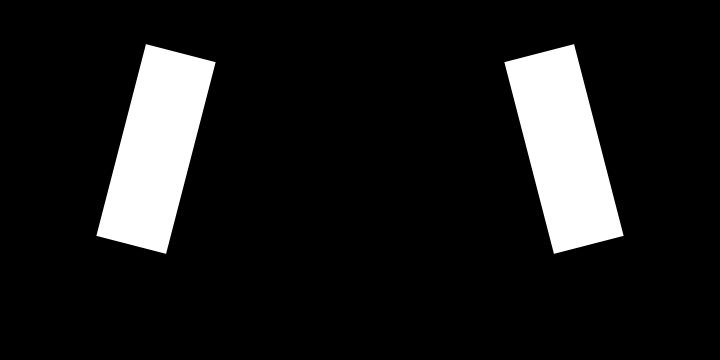
#> input picture 2019_vision_sample.png, 1440 x 720 px (shown at 1/2 size)
$ python frc.py
#> lines starting #> are read from the running program, lines starting #| are printed output that depends on the picture; after the words box and inside, x2 and y2 are one past the last pixel; in counts of white or black regions, pixels touching at a corner belong together; long printed decimals are rounded
### constants.py
import os
import math

import cv2
import numpy as np


def _rot_mat(rad):
    return np.array([
        [math.cos(rad), -math.sin(rad)],
        [math.sin(rad), math.cos(rad)]
    ])

# [12 lines left out: function linear_interpolate, not called in this run]


# autogen_images folder
AUTOGEN_IMAGE_FOLDER = "./autogen_images"
"""Location of all of the autogenerated images of the vision target"""

AUTOGEN_FORMAT_STRING = os.path.join(AUTOGEN_IMAGE_FOLDER, "2019_vision_angle_{0:0.2f}.png")
"""Format string to get an image of the vision target when it is at an angle to the optical axis"""

# Calibration file info
BLENDER_CALIBRATION_INFO_LOCATION = "./blender_calib_info.pickle"
"""
The location of the pickled CalibrationResults that contains the calibration information for the blender camera.
It is used for processing the autogen images.
"""

# Vision tape dimensions
VISION_TAPE_LENGTH_IN = 5.5
"""Length of the vision tape (inches)"""

VISION_TAPE_LENGTH_FT = VISION_TAPE_LENGTH_IN / 12
"""Length of the vision tape (feet)"""

VISION_TAPE_WIDTH_IN = 2
"""Width of the vision tape (inches)"""

VISION_TAPE_WIDTH_FT = 2 / 12
"""Width of the vision tape (feet)"""

# Vision tape angles
VISION_TAPE_ANGLE_FROM_VERT_DEG = 14.5
"""Angle between the vision tape and the vertical axis (degrees)"""

VISION_TAPE_ANGLE_FROM_VERT_RAD = math.radians(VISION_TAPE_ANGLE_FROM_VERT_DEG)
"""Angle between the vision tape and the vertical axis (radians)"""

VISION_TAPE_ANGLE_FROM_HORIZONTAL_DEG = 90 - VISION_TAPE_ANGLE_FROM_VERT_DEG
"""Angle between the vision tape and the horizontal axis (degrees)"""

VISION_TAPE_ANGLE_FROM_HORIZONTAL_RAD = math.radians(VISION_TAPE_ANGLE_FROM_HORIZONTAL_DEG)
"""Angle between the vision tape and the horizontal axis (radians)"""

# Vision tape relative geometry
VISION_TAPE_MIN_SEPARATION_IN = 8
"""Distance between the two pieces of vision tape at their closest point (inches)"""

VISION_TAPE_MIN_SEPARATION_FT = VISION_TAPE_MIN_SEPARATION_IN / 12
"""Distance between the two pieces of vision tape at their closest point (feet)"""

VISION_TAPE_TOP_SEPARATION_IN = 2 * VISION_TAPE_WIDTH_IN * math.sin(VISION_TAPE_ANGLE_FROM_HORIZONTAL_RAD) + \
                                VISION_TAPE_MIN_SEPARATION_IN
"""Distance between the top point on the left rectangle and the top point on the right rectangle (inches)"""

VISION_TAPE_TOP_SEPARATION_FT = VISION_TAPE_TOP_SEPARATION_IN / 12
"""Distance between the top point on the left rectangle and the top point on the right rectangle (feet)"""

VISION_TAPE_BOTTOM_SEPARATION_IN = 2 * VISION_TAPE_LENGTH_IN * math.sin(VISION_TAPE_ANGLE_FROM_VERT_RAD) + \
                                   VISION_TAPE_MIN_SEPARATION_IN
"""Distance between the bottom point on the left rectangle and the bottom point on the right rectangle (inches)"""

VISION_TAPE_BOTTOM_SEPARATION_FT = VISION_TAPE_BOTTOM_SEPARATION_IN / 12
"""Distance between the bottom point on the left rectangle and the bottom point on the right rectangle (feet)"""

VISION_TAPE_ROTATED_HEIGHT_FT = np.matmul(_rot_mat(-VISION_TAPE_ANGLE_FROM_VERT_RAD),
                                          np.array([VISION_TAPE_WIDTH_FT, -VISION_TAPE_LENGTH_FT]))[1]

VISION_TAPE_ROTATED_WIDTH_FT = np.matmul(_rot_mat(-VISION_TAPE_ANGLE_FROM_VERT_RAD),
                                         np.array([VISION_TAPE_WIDTH_FT, VISION_TAPE_LENGTH_FT]))[0]

CENTER_LOC_FT = np.array([VISION_TAPE_TOP_SEPARATION_FT / 2, VISION_TAPE_ROTATED_HEIGHT_FT / 2])

# Vision tape coordinates
TOP_LEFT_LOCATION_FT = np.array([0, 0])
"""The location of the top point on the left rectangle in feet. Used in cv2.solvePnP"""

BOTTOM_LEFT_LOCATION_FT = np.array([0, -VISION_TAPE_LENGTH_FT])
"""The location of the bottom point on the left rectangle in feet. Used in cv2.solvePnP"""

TOP_RIGHT_LOCATION_FT = np.array([VISION_TAPE_WIDTH_FT, 0])
"""The location of the top point on the right rectangle in feet. Used in cv2.solvePnP"""

BOTTOM_RIGHT_LOCATION_FT = np.array([VISION_TAPE_WIDTH_FT, -VISION_TAPE_LENGTH_FT])
"""The location of the bottom point on the right rectangle in feet. Used in cv2.solvePnP"""

_two_to_three = np.array([
    [1, 0],
    [0, 1],
    [0, 0]
])

_reflect_across_y_axis = np.array([
    [-1, 0, 0],
    [0, 1, 0],
    [0, 0, 0]
])

# [23 lines left out: functions tape_corners_to_obj_points, line_intersect, not called in this run]


VISION_TAPE_OBJECT_POINTS_LEFT_SIDE = np.array([
    np.matmul(_two_to_three, np.matmul(_rot_mat(-VISION_TAPE_ANGLE_FROM_VERT_RAD), TOP_LEFT_LOCATION_FT)),
    np.matmul(_two_to_three, np.matmul(_rot_mat(-VISION_TAPE_ANGLE_FROM_VERT_RAD), TOP_RIGHT_LOCATION_FT)),
    np.matmul(_two_to_three, np.matmul(_rot_mat(-VISION_TAPE_ANGLE_FROM_VERT_RAD), BOTTOM_LEFT_LOCATION_FT)),
    np.matmul(_two_to_three, np.matmul(_rot_mat(-VISION_TAPE_ANGLE_FROM_VERT_RAD), BOTTOM_RIGHT_LOCATION_FT))
])
"""Parameter to cv2.solvePnP and cv2.solvePnPRansac"""

print(VISION_TAPE_OBJECT_POINTS_LEFT_SIDE * 12)
VISION_TAPE_OBJECT_POINTS_RIGHT_SIDE = np.array([
    np.matmul(_reflect_across_y_axis, objp) for objp in VISION_TAPE_OBJECT_POINTS_LEFT_SIDE
])
"""Parameter to cv2.solvePnP and cv2.solvePnPRansac"""

CAMERA_ID = int(os.getenv("V19_CAMERA_ID") or 0)
"""The id of the camera"""

PORT = int(os.getenv("V19_PORT") or 5800)
"""The port to send data over"""

CALIBRATION_FILE_LOCATION = os.getenv("V19_CALIBRATION_FILE_LOCATION") or "prod_camera_calib.pickle"
"""The path to the pickle containing the calibration information"""


SUBPIXEL_CRITERIA = (cv2.TERM_CRITERIA_EPS + cv2.TERM_CRITERIA_MAX_ITER, 30, 0.001)

### frc.py
import math

import cv2
import numpy as np
import scipy.ndimage
import scipy.optimize
import os
import constants
import pipeline

AUTOGEN_IMAGE_FOLDER = "./autogen_images"

# REAL_HEIGHT_FT = (5.5 * math.sin(math.radians(75.5)) + 2 * math.sin(math.radians(14.5))) / 12.0

VISION_TAPE_LENGTH_IN = 5.5
VISION_TAPE_LENGTH_FT = VISION_TAPE_LENGTH_IN / 12

VISION_TAPE_WIDTH_IN = 2
VISION_TAPE_WIDTH_FT = 2 / 12

VISION_TAPE_MIN_SEPARATION_IN = 8
VISION_TAPE_MIN_SEPARATION_FT = VISION_TAPE_MIN_SEPARATION_IN / 12

VISION_TAPE_ANGLE_FROM_VERT_DEG = 14.5
VISION_TAPE_ANGLE_FROM_VERT_RAD = math.radians(VISION_TAPE_ANGLE_FROM_VERT_DEG)

VISION_TAPE_ANGLE_FROM_HORIZONTAL_DEG = 90 - VISION_TAPE_ANGLE_FROM_VERT_DEG
VISION_TAPE_ANGLE_FROM_HORIZONTAL_RAD = math.radians(VISION_TAPE_ANGLE_FROM_HORIZONTAL_DEG)

REAL_HEIGHT_FT = VISION_TAPE_LENGTH_FT * math.sin(VISION_TAPE_ANGLE_FROM_HORIZONTAL_RAD)
TOP_WIDTH_FT = (2 * VISION_TAPE_WIDTH_FT * math.sin(VISION_TAPE_ANGLE_FROM_HORIZONTAL_RAD) + VISION_TAPE_MIN_SEPARATION_FT)

BOTTOM_WIDTH_FT = (2 * VISION_TAPE_LENGTH_FT * math.sin(VISION_TAPE_ANGLE_FROM_VERT_RAD) + VISION_TAPE_MIN_SEPARATION_FT)

MID_WIDTH_FT = (TOP_WIDTH_FT + BOTTOM_WIDTH_FT) / 2

# Distance from top left corner to bottom right corner
DIAG_WIDTH_FT = np.linalg.norm(
    np.array([BOTTOM_WIDTH_FT, 0]) +
    np.array([VISION_TAPE_WIDTH_FT * math.cos(VISION_TAPE_ANGLE_FROM_VERT_RAD), VISION_TAPE_WIDTH_FT * math.sin(VISION_TAPE_ANGLE_FROM_VERT_RAD)]) +
    np.array([-VISION_TAPE_LENGTH_FT * math.sin(math.radians(VISION_TAPE_ANGLE_FROM_VERT_DEG)), VISION_TAPE_LENGTH_FT * math.cos(VISION_TAPE_ANGLE_FROM_VERT_RAD)])
)


# The focal length of the camera in Blender (used to create autogen_images).
# Calculated with https://www.pyimagesearch.com/2015/01/19/find-distance-camera-objectmarker-using-python-opencv/
BLENDER_FLEN_PIXELS = 800.6028523694872235460223543952119609884957052979378391303  # (211 * 1.83283) / REAL_HEIGHT_FT

BLENDER_FLEN_MM = 35

BLENDER_SENSOR_WIDTH_MM = 32
BLENDER_SENSOR_WIDTH_FT = BLENDER_SENSOR_WIDTH_MM * 0.00328084

BLENDER_SENSOR_HEIGHT_MM = 18
BLENDER_SENSOR_HEIGHT_FT = BLENDER_SENSOR_HEIGHT_MM * 0.00328084

BLENDER_FLEN_FT = BLENDER_FLEN_MM * 0.00328084

BLENDER_PIXEL_WIDTH = 1440
BLENDER_PIXEL_HEIGHT = 720


# [23 lines left out: functions get_dist_ft, estimate_angle_deg, not called in this run]


def harris_test():
    """
    harris is an algorithm to detect corners. However, we decided to use contours, instead.
    :return:
    """
    base_image = cv2.imread("./2019_vision_sample.png")  # TODO: fix
#> base_image is the input picture: shape (720, 1440, 3); min 0, max 255, mean 28

    base_img_gray = cv2.cvtColor(base_image, cv2.COLOR_BGR2GRAY)
    print("base img shape", base_img_gray.shape)
#| base img shape (720, 1440)
    dst = cv2.cornerHarris(src=base_img_gray, blockSize=2, ksize=3, k=0.15)
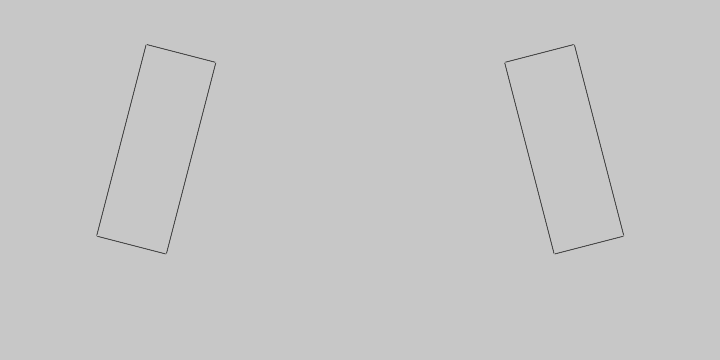
#> dst: shape (720, 1440) float32 (shown at 1/2 size); min -0.115, max 0.0322, mean -0.00032; drawn with min black and max white
    harrisy = np.zeros(dst.shape)
    print(harrisy.shape)
#| (720, 1440)

    print(np.transpose(np.where(dst > 0.01 * dst.max())))
#| [[  90  293]
#|  [  90 1147]
#|  [ 125  430]
#|  [ 125 1010]
#|  [ 471  194]
#|  [ 471 1246]
#|  [ 506  331]
#|  [ 506 1109]]

    base_image[dst > 0.01 * dst.max()] = [0, 0, 255]
#> base_image: shape (720, 1440, 3); under 0.01% of pixels changed, all inside (x1, y1, x2, y2) = (194, 90, 1247, 507)

    harrisy[dst > 0.01 * dst.max()] = 255

    # for coord in np.transpose(np.where(dst > 0.01 * dst.max())):
    #     print(coord)
    # base_image = cv2.circle(base_image, tuple(np.flip(coord)), 3, (0,0,255))

    cv2.imshow('dst', base_image)
    cv2.imshow("harris", harrisy)
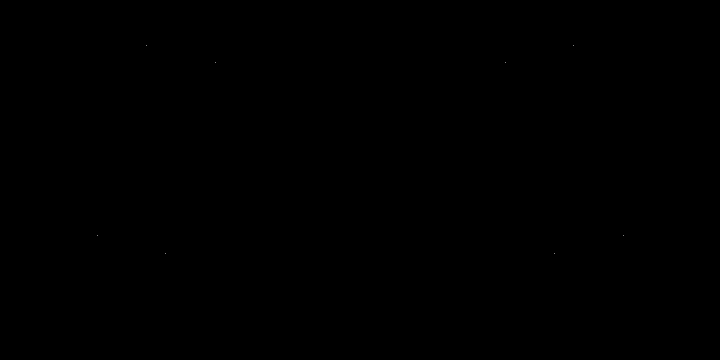
#> window 'harris': shape (720, 1440) (shown at 1/2 size); 0% white in thin lines or dots, all inside (x1, y1, x2, y2) = (194, 90, 1247, 507)
    cv2.waitKey()

    print(dst.max())
#| 0.03216


# [449 lines left out: functions harris_test2, get_contours, get_landmark_points, calculate_angle, test_height_error, test_straighten_image and 4 more, not called in this run]

harris_test()
